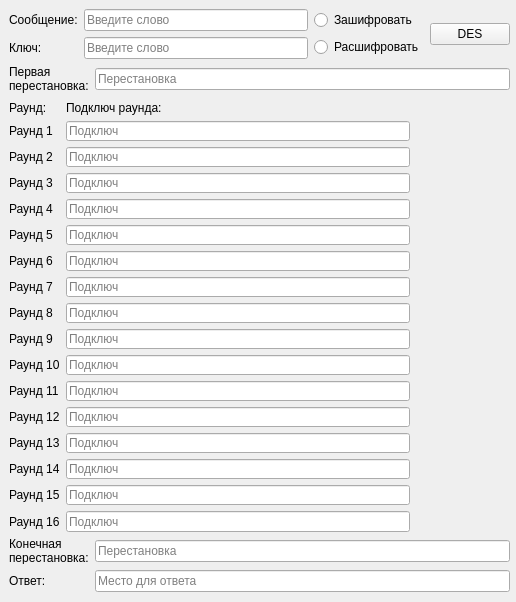
<?xml version="1.0" encoding="UTF-8"?>
<ui version="4.0">
 <class>Form</class>
 <widget class="QWidget" name="Form">
  <property name="geometry">
   <rect>
    <x>0</x>
    <y>0</y>
    <width>516</width>
    <height>602</height>
   </rect>
  </property>
  <property name="cursor">
   <cursorShape>ArrowCursor</cursorShape>
  </property>
  <property name="windowTitle">
   <string>DES</string>
  </property>
  <widget class="QWidget" name="">
   <property name="geometry">
    <rect>
     <x>9</x>
     <y>9</y>
     <width>501</width>
     <height>86</height>
    </rect>
   </property>
   <layout class="QVBoxLayout" name="verticalLayout_3">
    <item>
     <layout class="QHBoxLayout" name="horizontalLayout_2">
      <item>
       <layout class="QGridLayout" name="gridLayout">
        <item row="1" column="0">
         <widget class="QLabel" name="labelKey">
          <property name="text">
           <string>Ключ:</string>
          </property>
         </widget>
        </item>
        <item row="0" column="0">
         <widget class="QLabel" name="labelMess">
          <property name="text">
           <string>Сообщение:</string>
          </property>
         </widget>
        </item>
        <item row="0" column="1">
         <widget class="QLineEdit" name="lineEditMess">
          <property name="toolTip">
           <string>Введите слово из русских букв.
Длина слова - 4 символа!</string>
          </property>
          <property name="maxLength">
           <number>4</number>
          </property>
          <property name="placeholderText">
           <string>Введите слово</string>
          </property>
         </widget>
        </item>
        <item row="1" column="1">
         <widget class="QLineEdit" name="lineEditKey">
          <property name="toolTip">
           <string>Введите слово из русских букв.
Длина слова - 4 символа!</string>
          </property>
          <property name="maxLength">
           <number>4</number>
          </property>
          <property name="placeholderText">
           <string>Введите слово</string>
          </property>
         </widget>
        </item>
       </layout>
      </item>
      <item>
       <layout class="QVBoxLayout" name="verticalLayout">
        <item>
         <widget class="QRadioButton" name="radioBtnEncode">
          <property name="text">
           <string>Зашифровать</string>
          </property>
         </widget>
        </item>
        <item>
         <widget class="QRadioButton" name="radioBtnDecode">
          <property name="text">
           <string>Расшифровать</string>
          </property>
         </widget>
        </item>
       </layout>
      </item>
      <item>
       <widget class="QPushButton" name="btnCrypt">
        <property name="text">
         <string>DES</string>
        </property>
       </widget>
      </item>
     </layout>
    </item>
    <item>
     <layout class="QHBoxLayout" name="horizontalLayout">
      <item>
       <widget class="QLabel" name="labelFirstRep">
        <property name="text">
         <string>Первая
перестановка:</string>
        </property>
       </widget>
      </item>
      <item>
       <widget class="QLineEdit" name="lineEditFirst">
        <property name="readOnly">
         <bool>true</bool>
        </property>
        <property name="placeholderText">
         <string>Перестановка</string>
        </property>
       </widget>
      </item>
     </layout>
    </item>
   </layout>
  </widget>
  <widget class="QWidget" name="">
   <property name="geometry">
    <rect>
     <x>9</x>
     <y>101</y>
     <width>401</width>
     <height>431</height>
    </rect>
   </property>
   <layout class="QGridLayout" name="gridLayout_2">
    <item row="0" column="0">
     <widget class="QLabel" name="labelRound">
      <property name="text">
       <string>Раунд:</string>
      </property>
     </widget>
    </item>
    <item row="0" column="1">
     <widget class="QLabel" name="labelRoundKey">
      <property name="text">
       <string>Подключ раунда:</string>
      </property>
     </widget>
    </item>
    <item row="1" column="0">
     <widget class="QLabel" name="labelRound_1">
      <property name="text">
       <string>Раунд 1</string>
      </property>
     </widget>
    </item>
    <item row="1" column="1">
     <widget class="QLineEdit" name="lineKey_1">
      <property name="readOnly">
       <bool>true</bool>
      </property>
      <property name="placeholderText">
       <string>Подключ</string>
      </property>
     </widget>
    </item>
    <item row="2" column="0">
     <widget class="QLabel" name="labelRound_2">
      <property name="text">
       <string>Раунд 2</string>
      </property>
     </widget>
    </item>
    <item row="2" column="1">
     <widget class="QLineEdit" name="lineKey_2">
      <property name="readOnly">
       <bool>true</bool>
      </property>
      <property name="placeholderText">
       <string>Подключ</string>
      </property>
     </widget>
    </item>
    <item row="3" column="0">
     <widget class="QLabel" name="labelRound_3">
      <property name="text">
       <string>Раунд 3</string>
      </property>
     </widget>
    </item>
    <item row="3" column="1">
     <widget class="QLineEdit" name="lineKey_3">
      <property name="readOnly">
       <bool>true</bool>
      </property>
      <property name="placeholderText">
       <string>Подключ</string>
      </property>
     </widget>
    </item>
    <item row="4" column="0">
     <widget class="QLabel" name="labelRound_4">
      <property name="text">
       <string>Раунд 4</string>
      </property>
     </widget>
    </item>
    <item row="4" column="1">
     <widget class="QLineEdit" name="lineKey_4">
      <property name="readOnly">
       <bool>true</bool>
      </property>
      <property name="placeholderText">
       <string>Подключ</string>
      </property>
     </widget>
    </item>
    <item row="5" column="0">
     <widget class="QLabel" name="labelRound_5">
      <property name="text">
       <string>Раунд 5</string>
      </property>
     </widget>
    </item>
    <item row="5" column="1">
     <widget class="QLineEdit" name="lineKey_5">
      <property name="readOnly">
       <bool>true</bool>
      </property>
      <property name="placeholderText">
       <string>Подключ</string>
      </property>
     </widget>
    </item>
    <item row="6" column="0">
     <widget class="QLabel" name="labelRound_6">
      <property name="text">
       <string>Раунд 6</string>
      </property>
     </widget>
    </item>
    <item row="6" column="1">
     <widget class="QLineEdit" name="lineKey_6">
      <property name="readOnly">
       <bool>true</bool>
      </property>
      <property name="placeholderText">
       <string>Подключ</string>
      </property>
     </widget>
    </item>
    <item row="7" column="0">
     <widget class="QLabel" name="labelRound_7">
      <property name="text">
       <string>Раунд 7</string>
      </property>
     </widget>
    </item>
    <item row="7" column="1">
     <widget class="QLineEdit" name="lineKey_7">
      <property name="readOnly">
       <bool>true</bool>
      </property>
      <property name="placeholderText">
       <string>Подключ</string>
      </property>
     </widget>
    </item>
    <item row="8" column="0">
     <widget class="QLabel" name="labelRound_8">
      <property name="text">
       <string>Раунд 8</string>
      </property>
     </widget>
    </item>
    <item row="8" column="1">
     <widget class="QLineEdit" name="lineKey_8">
      <property name="readOnly">
       <bool>true</bool>
      </property>
      <property name="placeholderText">
       <string>Подключ</string>
      </property>
     </widget>
    </item>
    <item row="9" column="0">
     <widget class="QLabel" name="labelRound_9">
      <property name="text">
       <string>Раунд 9</string>
      </property>
     </widget>
    </item>
    <item row="9" column="1">
     <widget class="QLineEdit" name="lineKey_9">
      <property name="readOnly">
       <bool>true</bool>
      </property>
      <property name="placeholderText">
       <string>Подключ</string>
      </property>
     </widget>
    </item>
    <item row="10" column="0">
     <widget class="QLabel" name="labelRound_10">
      <property name="text">
       <string>Раунд 10</string>
      </property>
     </widget>
    </item>
    <item row="10" column="1">
     <widget class="QLineEdit" name="lineKey_10">
      <property name="readOnly">
       <bool>true</bool>
      </property>
      <property name="placeholderText">
       <string>Подключ</string>
      </property>
     </widget>
    </item>
    <item row="11" column="0">
     <widget class="QLabel" name="labelRound_11">
      <property name="text">
       <string>Раунд 11</string>
      </property>
     </widget>
    </item>
    <item row="11" column="1">
     <widget class="QLineEdit" name="lineKey_11">
      <property name="readOnly">
       <bool>true</bool>
      </property>
      <property name="placeholderText">
       <string>Подключ</string>
      </property>
     </widget>
    </item>
    <item row="12" column="0">
     <widget class="QLabel" name="labelRound_12">
      <property name="text">
       <string>Раунд 12</string>
      </property>
     </widget>
    </item>
    <item row="12" column="1">
     <widget class="QLineEdit" name="lineKey_12">
      <property name="readOnly">
       <bool>true</bool>
      </property>
      <property name="placeholderText">
       <string>Подключ</string>
      </property>
     </widget>
    </item>
    <item row="13" column="0">
     <widget class="QLabel" name="labelRound_13">
      <property name="text">
       <string>Раунд 13</string>
      </property>
     </widget>
    </item>
    <item row="13" column="1">
     <widget class="QLineEdit" name="lineKey_13">
      <property name="readOnly">
       <bool>true</bool>
      </property>
      <property name="placeholderText">
       <string>Подключ</string>
      </property>
     </widget>
    </item>
    <item row="14" column="0">
     <widget class="QLabel" name="labelRound_14">
      <property name="text">
       <string>Раунд 14</string>
      </property>
     </widget>
    </item>
    <item row="14" column="1">
     <widget class="QLineEdit" name="lineKey_14">
      <property name="readOnly">
       <bool>true</bool>
      </property>
      <property name="placeholderText">
       <string>Подключ</string>
      </property>
     </widget>
    </item>
    <item row="15" column="0">
     <widget class="QLabel" name="labelRound_15">
      <property name="text">
       <string>Раунд 15</string>
      </property>
     </widget>
    </item>
    <item row="15" column="1">
     <widget class="QLineEdit" name="lineKey_15">
      <property name="readOnly">
       <bool>true</bool>
      </property>
      <property name="placeholderText">
       <string>Подключ</string>
      </property>
     </widget>
    </item>
    <item row="16" column="0">
     <widget class="QLabel" name="labelRound_16">
      <property name="text">
       <string>Раунд 16</string>
      </property>
     </widget>
    </item>
    <item row="16" column="1">
     <widget class="QLineEdit" name="lineKey_16">
      <property name="readOnly">
       <bool>true</bool>
      </property>
      <property name="placeholderText">
       <string>Подключ</string>
      </property>
     </widget>
    </item>
   </layout>
  </widget>
  <widget class="QWidget" name="">
   <property name="geometry">
    <rect>
     <x>9</x>
     <y>538</y>
     <width>501</width>
     <height>54</height>
    </rect>
   </property>
   <layout class="QGridLayout" name="gridLayout_3">
    <item row="0" column="0">
     <widget class="QLabel" name="labelLastRep">
      <property name="text">
       <string>Конечная
перестановка:</string>
      </property>
     </widget>
    </item>
    <item row="1" column="0">
     <widget class="QLabel" name="labelAnswer">
      <property name="text">
       <string>Ответ:</string>
      </property>
     </widget>
    </item>
    <item row="1" column="1">
     <widget class="QLineEdit" name="lineAnswer">
      <property name="toolTip">
       <string>Поле итогового сообщения</string>
      </property>
      <property name="readOnly">
       <bool>true</bool>
      </property>
      <property name="placeholderText">
       <string>Место для ответа</string>
      </property>
     </widget>
    </item>
    <item row="0" column="1">
     <widget class="QLineEdit" name="lineEditLast">
      <property name="readOnly">
       <bool>true</bool>
      </property>
      <property name="placeholderText">
       <string>Перестановка</string>
      </property>
     </widget>
    </item>
   </layout>
  </widget>
 </widget>
 <resources/>
 <connections/>
</ui>
